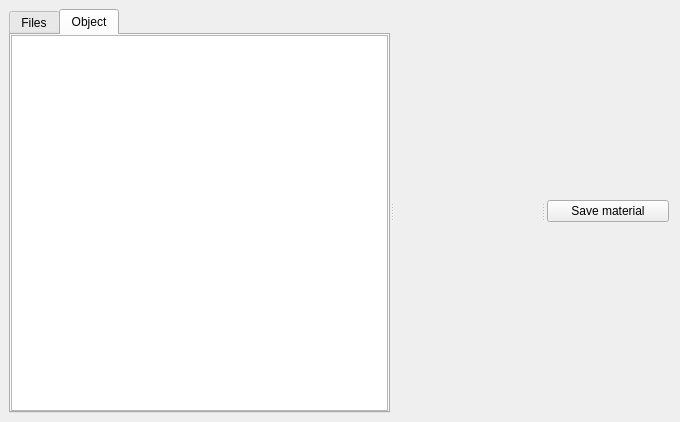
<?xml version="1.0" encoding="UTF-8"?>
<ui version="4.0">
 <class>MaterialManager</class>
 <widget class="QDockWidget" name="MaterialManager">
  <property name="geometry">
   <rect>
    <x>0</x>
    <y>0</y>
    <width>680</width>
    <height>422</height>
   </rect>
  </property>
  <property name="windowTitle">
   <string>Material manager</string>
  </property>
  <widget class="QWidget" name="dockWidgetContents">
   <layout class="QVBoxLayout" name="verticalLayout">
    <item>
     <widget class="QSplitter" name="splitter">
      <property name="orientation">
       <enum>Qt::Horizontal</enum>
      </property>
      <widget class="QTabWidget" name="tabWidget">
       <property name="currentIndex">
        <number>1</number>
       </property>
       <widget class="QWidget" name="tab">
        <attribute name="title">
         <string>Files</string>
        </attribute>
        <layout class="QVBoxLayout" name="verticalLayout_2">
         <property name="leftMargin">
          <number>0</number>
         </property>
         <property name="topMargin">
          <number>0</number>
         </property>
         <property name="rightMargin">
          <number>0</number>
         </property>
         <property name="bottomMargin">
          <number>0</number>
         </property>
         <item>
          <widget class="QListView" name="fileListView"/>
         </item>
        </layout>
       </widget>
       <widget class="QWidget" name="tab_2">
        <attribute name="title">
         <string>Object</string>
        </attribute>
        <layout class="QVBoxLayout" name="verticalLayout_3">
         <property name="leftMargin">
          <number>0</number>
         </property>
         <property name="topMargin">
          <number>0</number>
         </property>
         <property name="rightMargin">
          <number>0</number>
         </property>
         <property name="bottomMargin">
          <number>0</number>
         </property>
         <item>
          <widget class="QListWidget" name="objectMaterialList"/>
         </item>
        </layout>
       </widget>
      </widget>
      <widget class="RenderDeviceWidget" name="previewWidget" native="true"/>
      <widget class="QWidget" name="materialProperties" native="true">
       <layout class="QVBoxLayout" name="verticalLayout_4">
        <property name="leftMargin">
         <number>2</number>
        </property>
        <property name="topMargin">
         <number>2</number>
        </property>
        <property name="rightMargin">
         <number>2</number>
        </property>
        <property name="bottomMargin">
         <number>2</number>
        </property>
        <item>
         <layout class="QFormLayout" name="materialPropertiesLayout"/>
        </item>
        <item>
         <widget class="QPushButton" name="saveMaterialButton">
          <property name="text">
           <string>Save material</string>
          </property>
         </widget>
        </item>
       </layout>
      </widget>
     </widget>
    </item>
   </layout>
  </widget>
 </widget>
 <customwidgets>
  <customwidget>
   <class>RenderDeviceWidget</class>
   <extends>QWidget</extends>
   <header>renderdevicewidget.h</header>
   <container>1</container>
  </customwidget>
 </customwidgets>
 <resources/>
 <connections/>
</ui>
